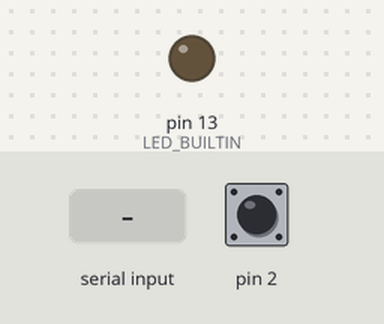
A sketch run on a simulated Arduino Uno, built with avr-gcc and run on an emulated ATmega328P. Shown: output pins drawn as LEDs (lit = HIGH). The inputs (shaded band) are chosen by the test bench; at power-on: pin 2 HIGH. What the sketch prints to the serial monitor is not drawn.

Above: at 1.2 s.
1.3 s: "hi" received over Serial
At 2.8 s:
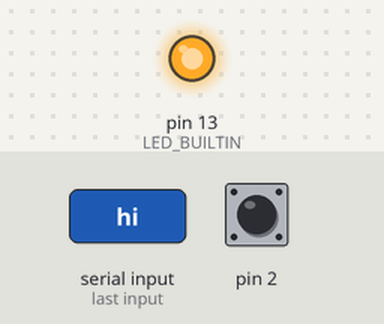
3.8 s: "1" received over Serial
At 5.9 s:
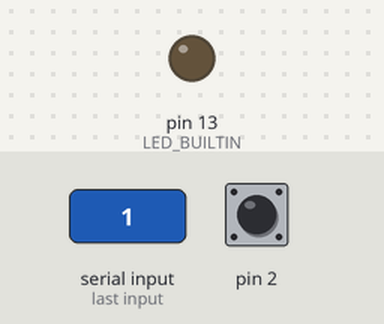
Timing chart, 0 to 7.4 s (numbered marks = the images above; inputs shaded):
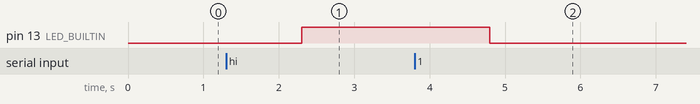

Measured:
- after the input at 1.3 s, pin 13 (LED_BUILTIN): LOW → HIGH after 1.0 s
- after the input at 3.8 s, pin 13 (LED_BUILTIN): HIGH → LOW after 1.0 s

The sketch:

python-arduino-connection.ino
```cpp
void setup() {
  // put your setup code here, to run once:
  Serial.begin(9600);
  Serial.println("hi");
  pinMode(1, INPUT_PULLUP);
  pinMode(2, INPUT_PULLUP);
  pinMode(3, INPUT_PULLUP);
  pinMode(4, INPUT_PULLUP);
  pinMode(5, INPUT_PULLUP);
  pinMode(6, INPUT_PULLUP);
  pinMode(LED_BUILTIN, OUTPUT);
  digitalWrite(LED_BUILTIN, LOW);
}

void loop() {
  // put your main code here, to run repeatedly:
  while (!Serial.available());
  String word = Serial.readString();
  if(word == "hi"){
    digitalWrite(LED_BUILTIN, HIGH);
    delay(1000);
  }
  else{
    digitalWrite(LED_BUILTIN, LOW);
  }
  //Serial.println(word);


  int buttonvalue=digitalRead(2);
  //Serial.println(buttonvalue);
}

boolean buttonPressed(int x){
  int current;
  int previous;
  //loop{
//    current = digitalRead(x);
//    if (current==1 && previous ==0) {
//      return true;
//    }
//    previous=current;
//  }
}
```
